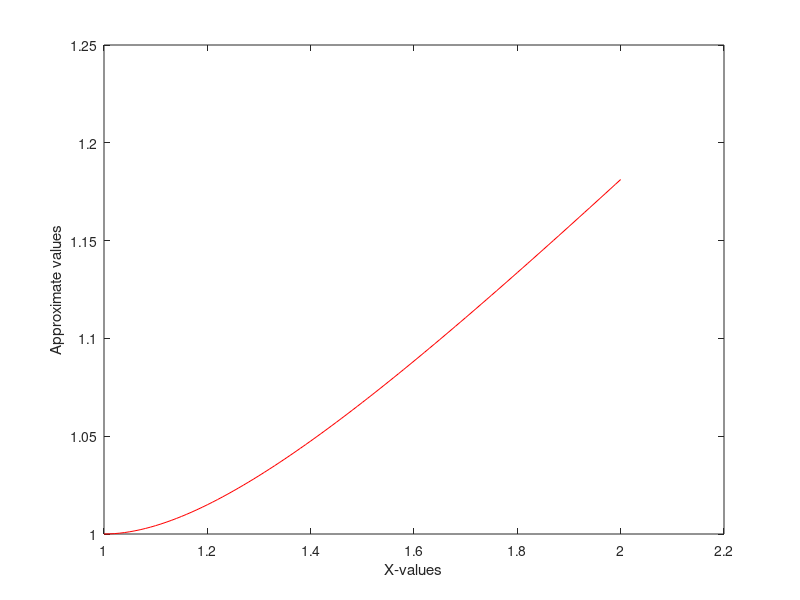

Reproduce this figure in MATLAB.
%% q1
f=@(x,y) (y/x)-((y*y)/(x*x));
x_intial=1;
y_intial=1;
h=0.01;
x =[x_intial];
y =[y_intial];
for i = 1:100
        k1=h*f(x(end),y(end));
        k2=h*f(x(end)+h/2, y(end)+k1/2);
        k3=h*f(x(end)+h/2,y(end)+k2/2);
        k4=h*f(x(end)+h,y(end)+k3);
        y(end+1)=y(end)+(k4+k1+2*k3+2*k2)/6;
        x(end+1)=x(end)+h;
end
disp('Approximation Values upto y(2) :');
for i=1:100
    disp(y(i+1));
end
plot(x,y,'r');
xlabel('X-values');
ylabel('Approximate values');